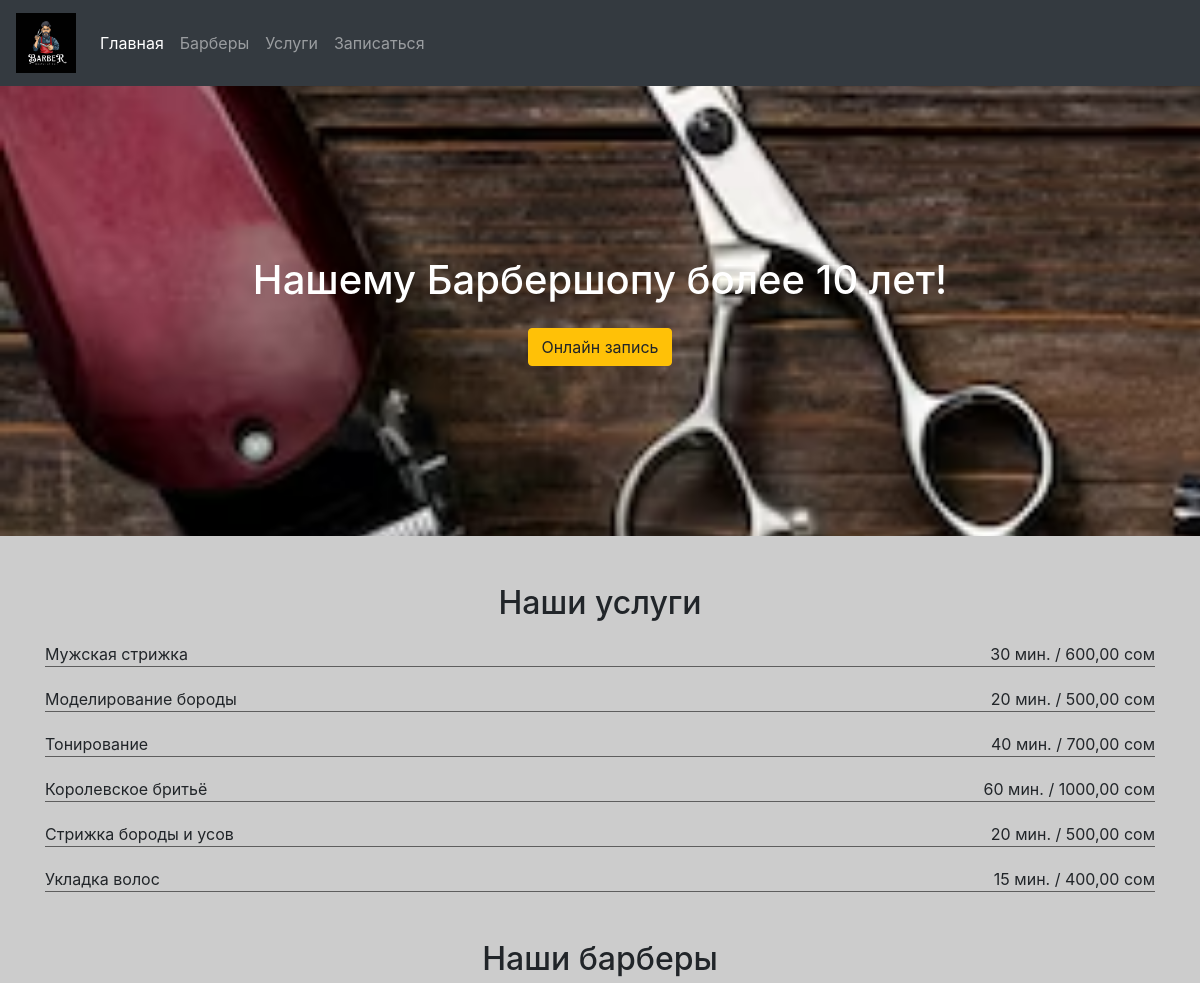
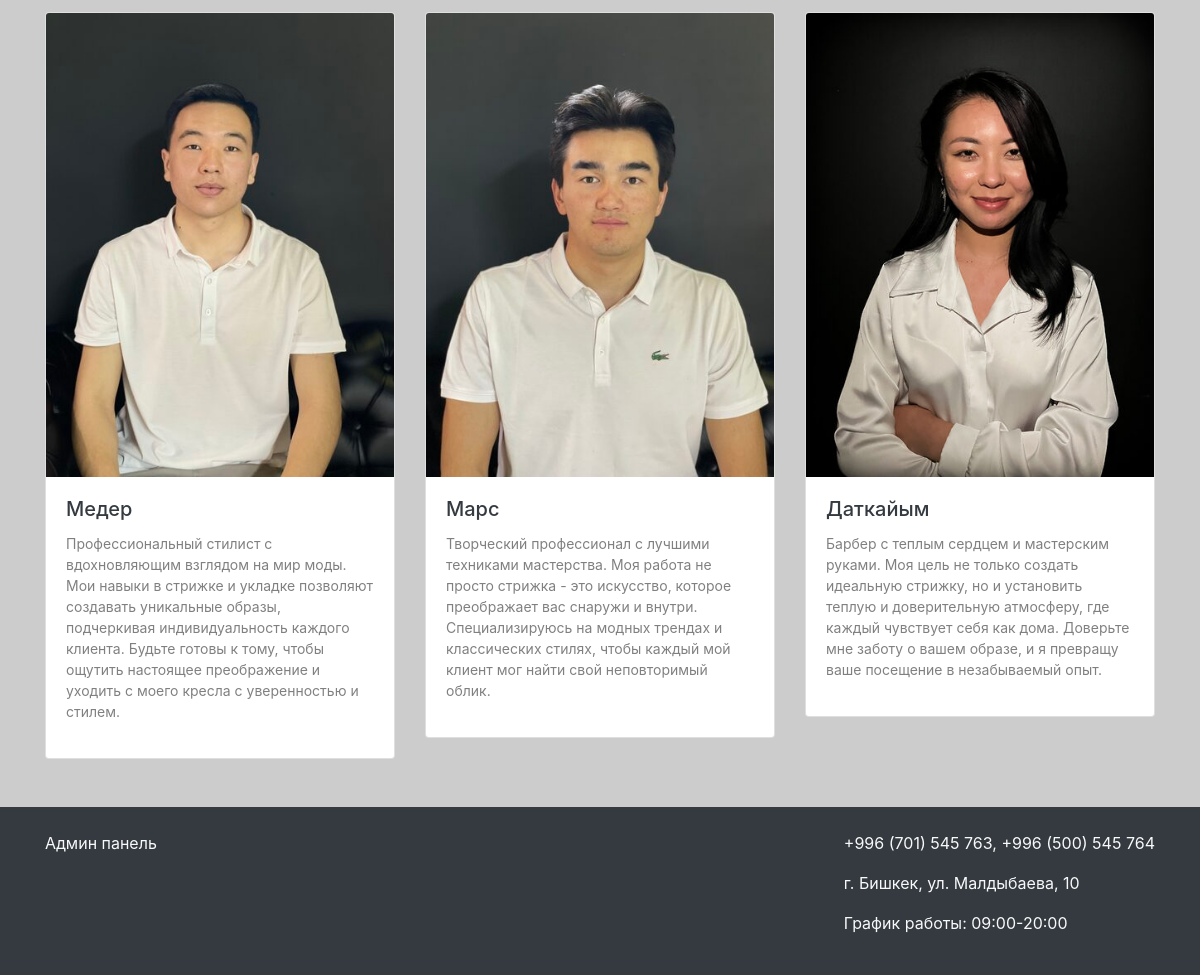
The page / on the database its author committed (2 pictures, top to bottom).
### barbershop/models.py (models this page shows, shortened)
class Service(models.Model):
    name = models.CharField(max_length=100)
    price = models.DecimalField(max_digits=8, decimal_places=2)
    duration = models.IntegerField()

class Barber(models.Model):
    photo = models.ImageField(upload_to='barbers/')
    name = models.CharField(max_length=100)
    description = models.TextField()

### barbershop/views.py (the view)
# urls.py: path('', views.index_view, name='home'),
def index_view(request):
    barbers = Barber.objects.all()
    services = Service.objects.all()
    return render(request, 'index.html', {'barbers': barbers, 'services': services})

### templates/index.html (shortened to what this page needs)
{% include 'header_and_footer/header.html' %}
<div>
    <div class="cover-image">
        <div>
            <h1>Нашему Барбершопу более 10 лет!</h1>
            <a href="/application" class="btn btn-warning mt-3">Онлайн запись</a>
        </div>
    </div>
    <div class="container my-5">
        <h2 class="text-center my-3">Наши услуги</h2>
        {% for service in services %}
            <div class="service-info">
                <span>{{ service.name }}</span>
                <span>{{ service.duration }} мин. / {{ service.price }} сом</span>
            </div>
        {% endfor %}
    </div>
    <div class="container my-5">
        <h2 class="text-center my-3">Наши барберы</h2>
        <div class="row row-cols-md-3 g-5">
            {% for barber in barbers %}
                <a class="col" style="display: block" href="{% url 'barber_detail' barber.pk %}">
                    <div class="d-block text-dark card card-click">
                        <img src="{{ barber.photo.url }}" alt="{{ barber.name }}" class="card-img-top"
                             >
                        <div class="card-body">
                            <h5 class="card-title">{{ barber.name }}</h5>
                            <p style="color: #808080FF; font-size: 14px ">{{ barber.description }}</p>
                        </div>
                    </div>
                </a>
            {% endfor %}
        </div>
    </div>
{% include 'header_and_footer/footer.html' %}

### static/css/style.css (style rules this page uses)
.cover-image { background-image: url('../../media/img.png'); background-size: cover; min-height: 450px; background-repeat: no-repeat; background-attachment: fixed; text-align: center; color: white; display: flex; flex-direction: column; justify-content: center; align-items: center; }
.service-info { display: flex; justify-content: space-between; align-items: center; margin-top: 20px; border-bottom: 1px solid #5e5e5e; }
body { background-color: #ccc; }
.card { transition: transform 0.2s ease-in-out; }

### rows shown on the page
Service: name "Мужская стрижка", duration "30", price "600,00"
Service: name "Моделирование бороды", duration "20", price "500,00"
Service: name "Тонирование", duration "40", price "700,00"
Service: name "Королевское бритьё", duration "60", price "1000,00"
Service: name "Стрижка бороды и усов", duration "20", price "500,00"
Service: name "Укладка волос", duration "15", price "400,00"
Barber: photo (picture), name "Медер", description "Профессиональный стилист с вдохновляющим взглядом на мир моды. Мои навыки в стрижке и укладке позволяют создавать уникальные образы, подчеркивая индивидуальность каждого клиента. Будьте готовы к тому, чтобы ощутить настоящее преображение и уходить с моего кресла с уверенностью и стилем."
Barber: photo (picture), name "Марс", description "Творческий профессионал с лучшими техниками мастерства. Моя работа не просто стрижка - это искусство, которое преображает вас снаружи и внутри. Специализируюсь на модных трендах и классических стилях, чтобы каждый мой клиент мог найти свой неповторимый облик."
Barber: photo (picture), name "Даткайым", description "Барбер с теплым сердцем и мастерским руками. Моя цель не только создать идеальную стрижку, но и установить теплую и доверительную атмосферу, где каждый чувствует себя как дома. Доверьте мне заботу о вашем образе, и я превращу ваше посещение в незабываемый опыт."
